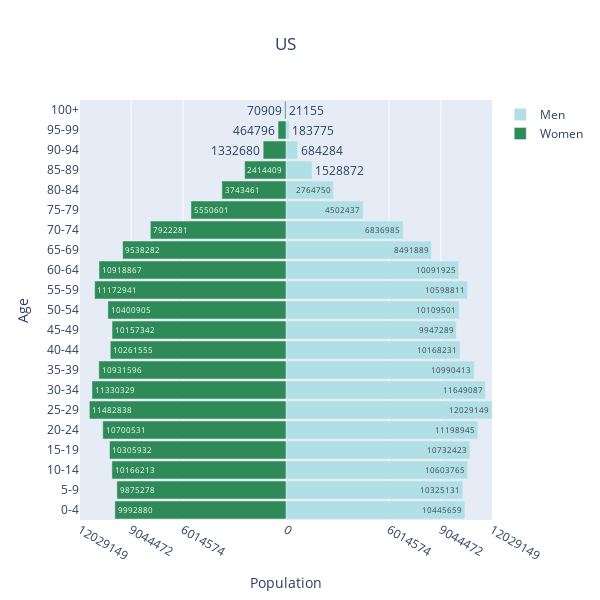
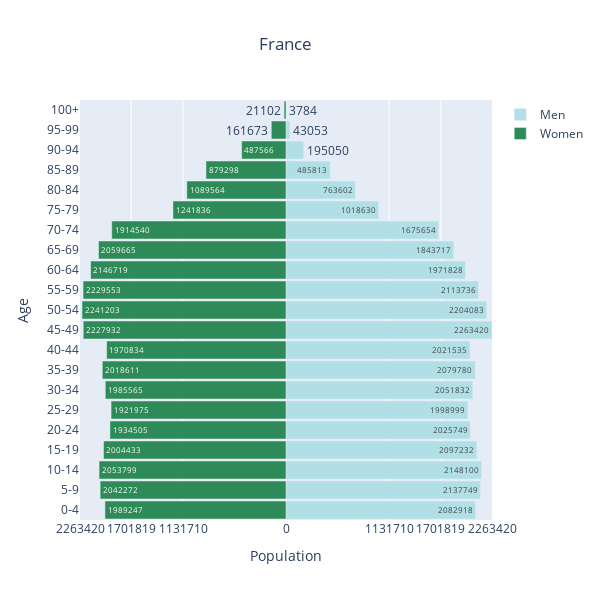
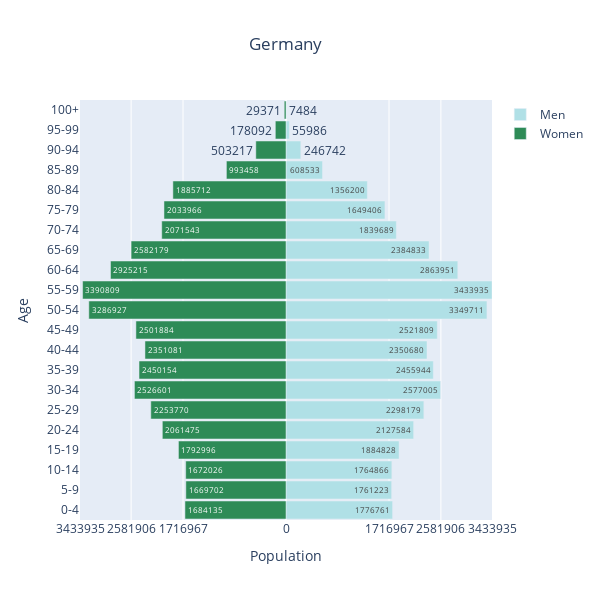
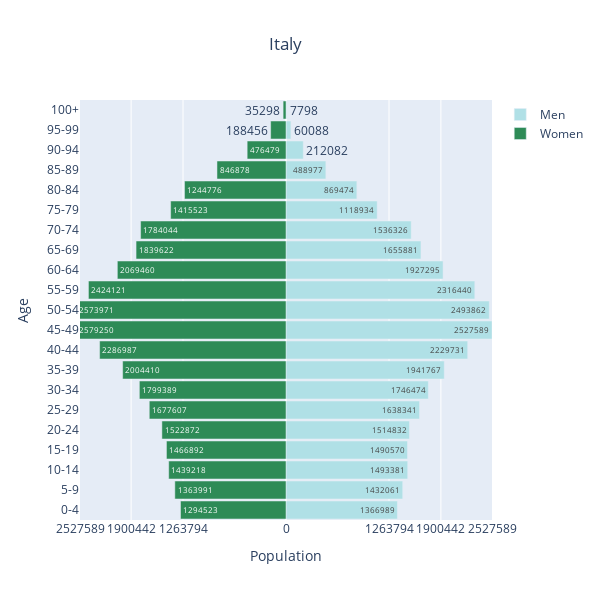

Notebook code for these charts, in order:
### Code cell
countries = ['US', 'France', 'Germany', 'Italy', 'Spain', 'UK', 'Japan', 'Australia', 'Brazil', 'Canada', 
             'China', 'India', 'Mexico', 'Russia', 'SAfrica', 'SKorea' ]

for country in countries:
    country = country
    read_file = f'data/USCB_{country}.csv'
    data = pd.read_csv(read_file, header=1, sep=r'\s*,\s*', engine='python')
    
    men_population = data['Male Population'][1:22]
    women_population = data['Female Population'][1:22]

    myInt = 1
    myInt2 = -1

    new_men = [x / myInt for x in men_population]

    new_women = [x / myInt2 for x in women_population]
    
    women_bins = np.array(new_women)
    men_bins = np.array(new_men)
    

    y = data['Age'][1:22]

    layout = go.Layout(yaxis=go.layout.YAxis(title='Age'),
                  xaxis=go.layout.XAxis(
                      range=[-max(new_men),max(new_men)],
                      tickvals=[-int(max(new_men)),-int(max(new_men)/1.33),-int(max(new_men)/2), 0, int(max(new_men)/2), int(max(new_men)/1.33), int(max(new_men))], # set based on pop
                      ticktext=[int(max(new_men)),int(max(new_men)/1.33),int(max(new_men)/2), 0, int(max(new_men)/2), int(max(new_men)/1.33), int(max(new_men))], # set based on pop
                      title='Population'),
                  barmode='overlay',
                  bargap=0.1
                  )

    data = [go.Bar(y=y,
              x=men_bins,
              orientation='h',
              name='Men',
              text = men_bins.astype('int'),
              hoverinfo='text',
              marker=dict(color='powderblue')
              ),
        go.Bar(y=y,
               x= women_bins,
               orientation='h',
               name='Women',
               text= -1 * women_bins.astype('int'),
               hoverinfo='text',
               marker=dict(color='seagreen')
              )]

    fig = go.Figure(
        data=data,
        layout=layout
    )

    fig.update_layout(title=f"{country}", title_x=0.475)

    fig.update_layout(
        autosize=False,
        width=600,
        height=600)

    fig.show()
    
    fig.write_image(f'plots/{country}_pyramid.png')

### Figure 1 — Plotly figure (JSON) as saved in the notebook; plotly's stock layout.template omitted (floating-point values rounded to 4 significant figures)
{"data": [{"hoverinfo": "text", "marker": {"color": "powderblue"}, "name": "Men", "orientation": "h", "text": [10445659, 10325131, 10603765, 10732423, 11198945, 12029149, 11649087, 10990413, 10168231, 9947289, 10109501, 10598811, 10091925, 8491889, 6836985, 4502437, 2764750, 1528872, 684284, 183775, 21155], "type": "bar", "x": [10445659, 10325131, 10603765, 10732423, 11198945, 12029149, 11649087, 10990413, 10168231, 9947289, 10109501, 10598811, 10091925, 8491889, 6836985, 4502437, 2764750, 1528872, 684284, 183775, 21155], "y": ["0-4", "5-9", "10-14", "15-19", "20-24", "25-29", "30-34", "35-39", "40-44", "45-49", "50-54", "55-59", "60-64", "65-69", "70-74", "75-79", "80-84", "85-89", "90-94", "95-99", "100+"]}, {"hoverinfo": "text", "marker": {"color": "seagreen"}, "name": "Women", "orientation": "h", "text": [9992880, 9875278, 10166213, 10305932, 10700531, 11482838, 11330329, 10931596, 10261555, 10157342, 10400905, 11172941, 10918867, 9538282, 7922281, 5550601, 3743461, 2414409, 1332680, 464796, 70909], "type": "bar", "x": [-9992880, -9875278, -10166213, -10305932, -10700531, -11482838, -11330329, -10931596, -10261555, -10157342, -10400905, -11172941, -10918867, -9538282, -7922281, -5550601, -3743461, -2414409, -1332680, -464796, -70909], "y": ["0-4", "5-9", "10-14", "15-19", "20-24", "25-29", "30-34", "35-39", "40-44", "45-49", "50-54", "55-59", "60-64", "65-69", "70-74", "75-79", "80-84", "85-89", "90-94", "95-99", "100+"]}], "layout": {"autosize": false, "bargap": 0.1, "barmode": "overlay", "height": 600, "title": {"text": "US", "x": 0.475}, "width": 600, "xaxis": {"range": [-12029149, 12029149], "ticktext": [12029149, 9044472, 6014574, 0, 6014574, 9044472, 12029149], "tickvals": [-12029149, -9044472, -6014574, 0, 6014574, 9044472, 12029149], "title": {"text": "Population"}}, "yaxis": {"title": {"text": "Age"}}}}

### Figure 2 — Plotly figure (JSON) as saved in the notebook; plotly's stock layout.template omitted (floating-point values rounded to 4 significant figures)
{"data": [{"hoverinfo": "text", "marker": {"color": "powderblue"}, "name": "Men", "orientation": "h", "text": [2082918, 2137749, 2148100, 2097232, 2025749, 1998999, 2051832, 2079780, 2021535, 2263420, 2204083, 2113736, 1971828, 1843717, 1675654, 1018630, 763602, 485813, 195050, 43053, 3784], "type": "bar", "x": [2082918, 2137749, 2148100, 2097232, 2025749, 1998999, 2051832, 2079780, 2021535, 2263420, 2204083, 2113736, 1971828, 1843717, 1675654, 1018630, 763602, 485813, 195050, 43053, 3784], "y": ["0-4", "5-9", "10-14", "15-19", "20-24", "25-29", "30-34", "35-39", "40-44", "45-49", "50-54", "55-59", "60-64", "65-69", "70-74", "75-79", "80-84", "85-89", "90-94", "95-99", "100+"]}, {"hoverinfo": "text", "marker": {"color": "seagreen"}, "name": "Women", "orientation": "h", "text": [1989247, 2042272, 2053799, 2004433, 1934505, 1921975, 1985565, 2018611, 1970834, 2227932, 2241203, 2229553, 2146719, 2059665, 1914540, 1241836, 1089564, 879298, 487566, 161673, 21102], "type": "bar", "x": [-1989247, -2042272, -2053799, -2004433, -1934505, -1921975, -1985565, -2018611, -1970834, -2227932, -2241203, -2229553, -2146719, -2059665, -1914540, -1241836, -1089564, -879298, -487566, -161673, -21102], "y": ["0-4", "5-9", "10-14", "15-19", "20-24", "25-29", "30-34", "35-39", "40-44", "45-49", "50-54", "55-59", "60-64", "65-69", "70-74", "75-79", "80-84", "85-89", "90-94", "95-99", "100+"]}], "layout": {"autosize": false, "bargap": 0.1, "barmode": "overlay", "height": 600, "title": {"text": "France", "x": 0.475}, "width": 600, "xaxis": {"range": [-2263420, 2263420], "ticktext": [2263420, 1701819, 1131710, 0, 1131710, 1701819, 2263420], "tickvals": [-2263420, -1701819, -1131710, 0, 1131710, 1701819, 2263420], "title": {"text": "Population"}}, "yaxis": {"title": {"text": "Age"}}}}

### Figure 3 — Plotly figure (JSON) as saved in the notebook; plotly's stock layout.template omitted (floating-point values rounded to 4 significant figures)
{"data": [{"hoverinfo": "text", "marker": {"color": "powderblue"}, "name": "Men", "orientation": "h", "text": [1776761, 1761223, 1764866, 1884828, 2127584, 2298179, 2577005, 2455944, 2350680, 2521809, 3349711, 3433935, 2863951, 2384833, 1839689, 1649406, 1356200, 608533, 246742, 55986, 7484], "type": "bar", "x": [1776761, 1761223, 1764866, 1884828, 2127584, 2298179, 2577005, 2455944, 2350680, 2521809, 3349711, 3433935, 2863951, 2384833, 1839689, 1649406, 1356200, 608533, 246742, 55986, 7484], "y": ["0-4", "5-9", "10-14", "15-19", "20-24", "25-29", "30-34", "35-39", "40-44", "45-49", "50-54", "55-59", "60-64", "65-69", "70-74", "75-79", "80-84", "85-89", "90-94", "95-99", "100+"]}, {"hoverinfo": "text", "marker": {"color": "seagreen"}, "name": "Women", "orientation": "h", "text": [1684135, 1669702, 1672026, 1792996, 2061475, 2253770, 2526601, 2450154, 2351081, 2501884, 3286927, 3390809, 2925215, 2582179, 2071543, 2033966, 1885712, 993458, 503217, 178092, 29371], "type": "bar", "x": [-1684135, -1669702, -1672026, -1792996, -2061475, -2253770, -2526601, -2450154, -2351081, -2501884, -3286927, -3390809, -2925215, -2582179, -2071543, -2033966, -1885712, -993458, -503217, -178092, -29371], "y": ["0-4", "5-9", "10-14", "15-19", "20-24", "25-29", "30-34", "35-39", "40-44", "45-49", "50-54", "55-59", "60-64", "65-69", "70-74", "75-79", "80-84", "85-89", "90-94", "95-99", "100+"]}], "layout": {"autosize": false, "bargap": 0.1, "barmode": "overlay", "height": 600, "title": {"text": "Germany", "x": 0.475}, "width": 600, "xaxis": {"range": [-3433935, 3433935], "ticktext": [3433935, 2581906, 1716967, 0, 1716967, 2581906, 3433935], "tickvals": [-3433935, -2581906, -1716967, 0, 1716967, 2581906, 3433935], "title": {"text": "Population"}}, "yaxis": {"title": {"text": "Age"}}}}

### Figure 4 — Plotly figure (JSON) as saved in the notebook; plotly's stock layout.template omitted (floating-point values rounded to 4 significant figures)
{"data": [{"hoverinfo": "text", "marker": {"color": "powderblue"}, "name": "Men", "orientation": "h", "text": [1366989, 1432061, 1493381, 1490570, 1514832, 1638341, 1746474, 1941767, 2229731, 2527589, 2493862, 2316440, 1927295, 1655881, 1536326, 1118934, 869474, 488977, 212082, 60088, 7798], "type": "bar", "x": [1366989, 1432061, 1493381, 1490570, 1514832, 1638341, 1746474, 1941767, 2229731, 2527589, 2493862, 2316440, 1927295, 1655881, 1536326, 1118934, 869474, 488977, 212082, 60088, 7798], "y": ["0-4", "5-9", "10-14", "15-19", "20-24", "25-29", "30-34", "35-39", "40-44", "45-49", "50-54", "55-59", "60-64", "65-69", "70-74", "75-79", "80-84", "85-89", "90-94", "95-99", "100+"]}, {"hoverinfo": "text", "marker": {"color": "seagreen"}, "name": "Women", "orientation": "h", "text": [1294523, 1363991, 1439218, 1466892, 1522872, 1677607, 1799389, 2004410, 2286987, 2579250, 2573971, 2424121, 2069460, 1839622, 1784044, 1415523, 1244776, 846878, 476479, 188456, 35298], "type": "bar", "x": [-1294523, -1363991, -1439218, -1466892, -1522872, -1677607, -1799389, -2004410, -2286987, -2579250, -2573971, -2424121, -2069460, -1839622, -1784044, -1415523, -1244776, -846878, -476479, -188456, -35298], "y": ["0-4", "5-9", "10-14", "15-19", "20-24", "25-29", "30-34", "35-39", "40-44", "45-49", "50-54", "55-59", "60-64", "65-69", "70-74", "75-79", "80-84", "85-89", "90-94", "95-99", "100+"]}], "layout": {"autosize": false, "bargap": 0.1, "barmode": "overlay", "height": 600, "title": {"text": "Italy", "x": 0.475}, "width": 600, "xaxis": {"range": [-2527589, 2527589], "ticktext": [2527589, 1900442, 1263794, 0, 1263794, 1900442, 2527589], "tickvals": [-2527589, -1900442, -1263794, 0, 1263794, 1900442, 2527589], "title": {"text": "Population"}}, "yaxis": {"title": {"text": "Age"}}}}
